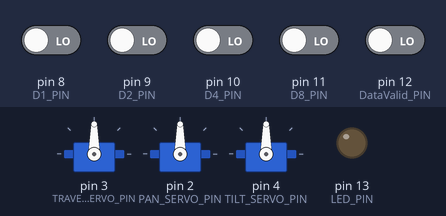
Simulated run of this sketch. Board: Arduino Uno, built with avr-gcc and run on an emulated ATmega328P. Shown: 3 × servo, output pins drawn as LEDs (lit = HIGH). Inputs (shaded band) come from the test bench; at power-on: pin 8 (D1_PIN), pin 9 (D2_PIN), pin 10 (D4_PIN), pin 11 (D8_PIN), pin 12 (DataValid_PIN) LOW.

Above: at 2.2 s.
2.3 s: pin 12 (DataValid_PIN) driven HIGH
At 3.0 s:
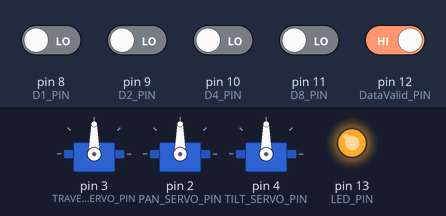
3.8 s: pin 9 (D2_PIN) driven HIGH
At 6.6 s:
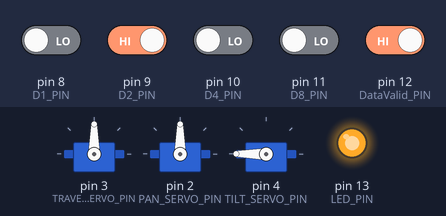
6.8 s: pin 8 (D1_PIN) driven HIGH
At 7.9 s:
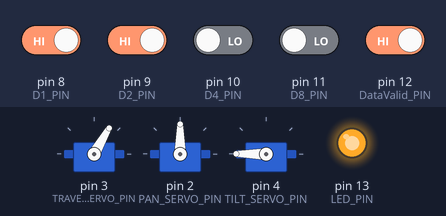
8.3 s: pin 12 (DataValid_PIN) driven LOW
At 8.8 s:
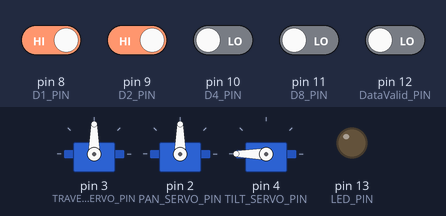
9.8 s: pin 9 (D2_PIN) driven LOW and pin 12 (DataValid_PIN) driven HIGH
At 10.5 s:
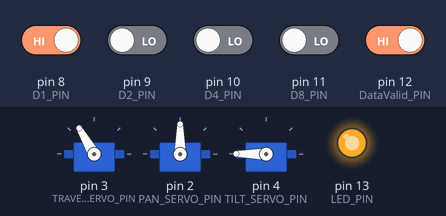
Timing chart, 0 to 12.3 s (numbered marks = the images above; inputs shaded):
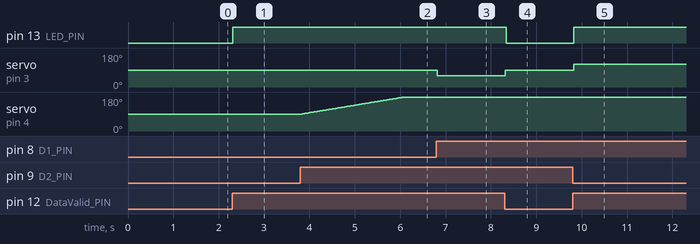

The sketch:

DTMF_controller.ino
```cpp
// (licence header left out)
#include <Servo.h>

#define LED_PIN 13

#define D1_PIN 8
#define D2_PIN 9
#define D4_PIN 10
#define D8_PIN 11
#define DataValid_PIN 12

#define TRAVEL_SERVO_PIN 3
#define PAN_SERVO_PIN 2
#define TILT_SERVO_PIN 4

Servo travelServo;
Servo panServo;
Servo tiltServo;

//travelPos = 90;
int panPos = 90;
int tiltPos = 90;

int travelSpeed = 30; // 0-90 | MIN-MAX

int inter_reading_delay = 25; // [ms]

void setup() {
  delay(1000);
  pinMode(LED_PIN, OUTPUT);
  travelServo.attach(TRAVEL_SERVO_PIN);
  panServo.attach(PAN_SERVO_PIN);
  tiltServo.attach(TILT_SERVO_PIN);
  //Serial.begin(9600);
}

int read_DTMF_val() {
  int ret = digitalRead(D1_PIN)+2*digitalRead(D2_PIN)+4*digitalRead(D4_PIN)+8*digitalRead(D8_PIN);
  return ret;
}

void loop() {
  //travelServo.write(travelPos);
  panServo.write(panPos);
  tiltServo.write(tiltPos);

  if(digitalRead(DataValid_PIN)) { // When a tone is detected
    digitalWrite(LED_PIN, HIGH); // Turn on LED
    int command = read_DTMF_val();
    //Serial.println(command);
    switch(command) {

      case 1: // Travel left while pressing
        travelServo.write(90+travelSpeed);
        delay(inter_reading_delay);
        while(digitalRead(DataValid_PIN))
          delay(inter_reading_delay);
        travelServo.write(90);
        break;
      case 3: // Travel right while pressing
        travelServo.write(90-travelSpeed);
        delay(inter_reading_delay);
        while(digitalRead(DataValid_PIN))
          delay(inter_reading_delay);
        travelServo.write(90);
        break;

      case 2: // Tilt up
        tiltPos++;
        if(tiltPos > 180) tiltPos = 180;
        break;
      case 8: // Tilt down
        tiltPos--;
        if(tiltPos < 0) tiltPos = 0;
        break;

      case 4: // Pan left
        panPos++;
        if(panPos > 180) panPos = 180;
        break;
      case 6: // Pan right
        panPos--;
        if(panPos < 0) panPos = 0;
        break;

      case 7: // Travel left slow
        travelServo.write(90+travelSpeed/3);
        break;
      case 9: // Travel right slow
        travelServo.write(90-travelSpeed/3);
        break;

      case 5: // Stop travel
        travelServo.write(90);// Stop the traveling motion
        break;
    }
  } else { // If no tone is detected, we stop
    digitalWrite(LED_PIN, LOW);
    //travelServo.write(90);// Stop the traveling motion
  }
  delay(inter_reading_delay);
 }
```

Measured:
- after the input at 2.3 s, pin 13 (LED_PIN): LOW → HIGH at once
- after the input at 3.8 s, servo on pin 4 (TILT_SERVO_PIN): moves from 90° to 180° over 2.2 s, starting at once
- after the input at 6.8 s, servo on pin 3 (TRAVEL_SERVO_PIN): 90° → 60° at once
- after the input at 8.3 s, pin 13 (LED_PIN): HIGH → LOW at once; servo on pin 3 (TRAVEL_SERVO_PIN): 60° → 90° at once
- after the input at 9.8 s, pin 13 (LED_PIN): LOW → HIGH at once; servo on pin 3 (TRAVEL_SERVO_PIN): 90° → 120° at once
